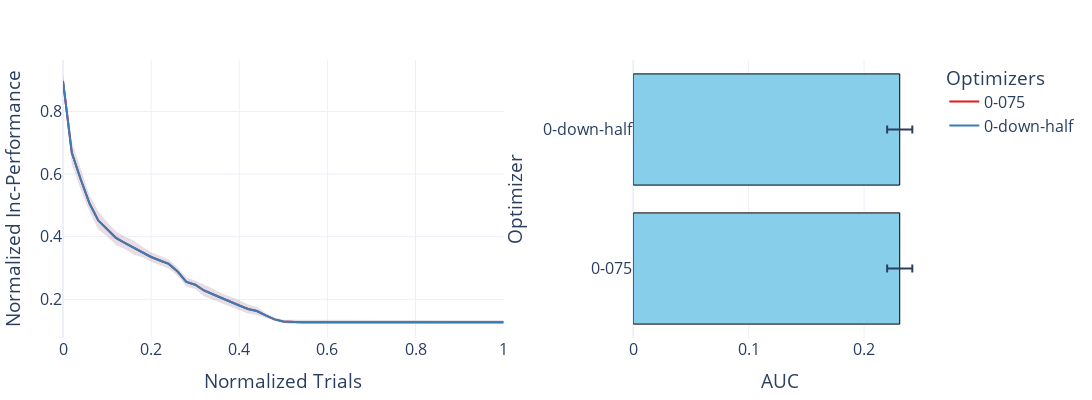

The code cell stored with this chart in its notebook:
### Code cell
# Which thresholding?
plot_one_thing('thresh')
